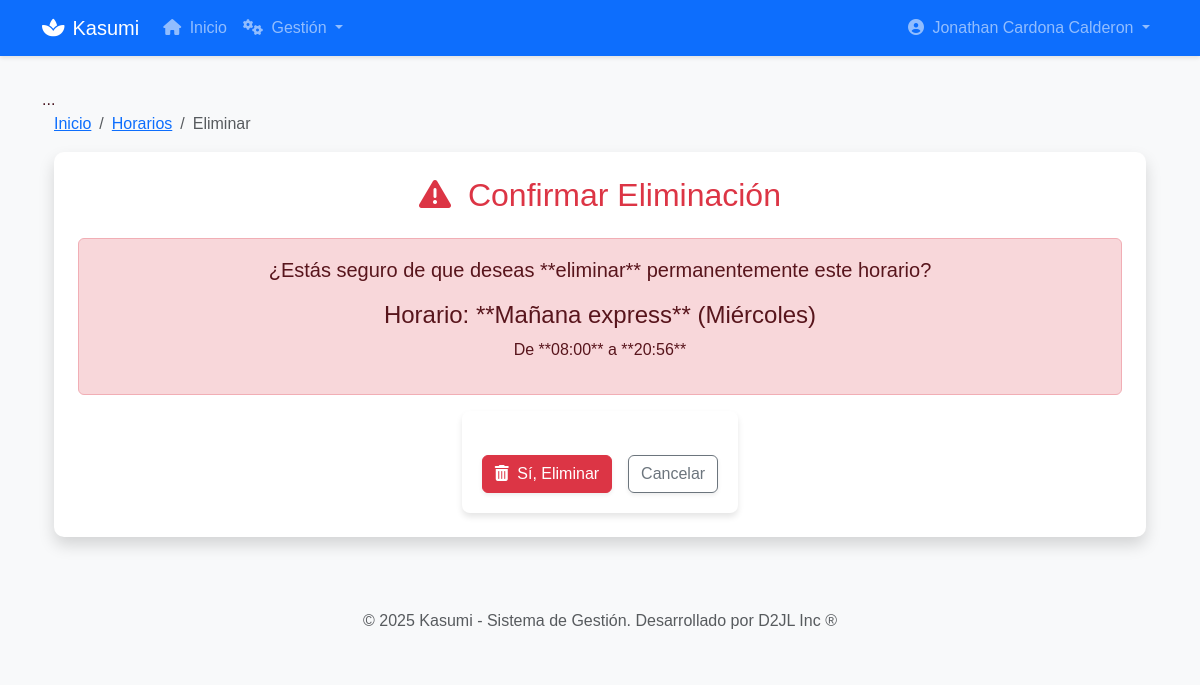
The page /gestion/agenda/horarios/1/eliminar/ (signed in) on the database its author committed.
### accounts/models.py (models this page shows, shortened)
class Usuario(AbstractUser):
    TIPO_DOCUMENTO_CHOICES = [
        ('CC', 'Cédula de Ciudadanía'),
        ('CE', 'Cédula de Extranjería'),
        ('TI', 'Tarjeta de Identidad'),
        ('PAS', 'Pasaporte'),
    ]
    username = None
    email = models.EmailField(_('email address'), unique=True)
    tipo_documento = models.CharField(
        max_length=3,
        choices=TIPO_DOCUMENTO_CHOICES,
        default='CC',
        verbose_name='Tipo de Documento'
    )
    numero_documento = models.CharField(
        max_length=20,
        unique=True,
        verbose_name='Número de Documento'
    )
    telefono = models.CharField(max_length=15, blank=True, verbose_name='Teléfono')
    direccion = models.TextField(blank=True, verbose_name='Dirección')
    ciudad = models.CharField(max_length=100, blank=True, verbose_name='Ciudad')
    fecha_nacimiento = models.DateField(null=True, blank=True, verbose_name='Fecha de Nacimiento')
    USERNAME_FIELD = 'email'
    REQUIRED_FIELDS = ['numero_documento', 'first_name', 'last_name']
    objects = UsuarioManager()
    class Meta:
        verbose_name = 'Usuario'
        verbose_name_plural = 'Usuarios'

### gestion_agenda/models.py (models this page shows, shortened)
class Horario(models.Model):
    nombre = models.CharField(max_length=100, unique=True, verbose_name='Nombre del Horario')
    DIA_CHOICES = (
        (0, 'Lunes'),
        (1, 'Martes'),
        (2, 'Miércoles'),
        (3, 'Jueves'),
        (4, 'Viernes'),
        (5, 'Sábado'),
        (6, 'Domingo'),
    )
    dia_semana = models.IntegerField(choices=DIA_CHOICES, verbose_name='Día de la Semana')
    hora_inicio = models.TimeField(verbose_name='Hora de Inicio de Jornada')
    hora_fin = models.TimeField(verbose_name='Hora de Fin de Jornada')
    class Meta:
        verbose_name = "Horario de Trabajo"
        verbose_name_plural = "Horarios de Trabajo"
        unique_together = ('dia_semana', 'hora_inicio', 'hora_fin')
        ordering = ['dia_semana', 'hora_inicio']

### gestion_agenda/views.py (the view, shortened to what this page needs)
# urls.py: path('horarios/<int:pk>/eliminar/', HorarioDeleteView.as_view(), name='eliminar_horario'),
class HorarioDeleteView(LoginRequiredMixin, HorarioPermissionMixin, DeleteView):
    model = Horario
    template_name = 'gestion_agenda/eliminar_horario.html'
    context_object_name = 'horario'
    success_url = reverse_lazy('gestion_agenda:lista_horarios')
    permission_required = 'gestion_agenda.delete_horario'

### templates/gestion_agenda/eliminar_horario.html (shortened to what this page needs)
{% extends 'base.html' %}
{% block content %}
<div class="container-fluid">
    <nav aria-label="breadcrumb">
        <ol class="breadcrumb">
            <li class="breadcrumb-item"><a href="{% url 'core:home' %}">Inicio</a></li>
            <li class="breadcrumb-item"><a href="{% url 'gestion_agenda:lista_horarios' %}">Horarios</a></li>
            <li class="breadcrumb-item active" aria-current="page">Eliminar</li>
        </ol>
    </nav>
    <div class="card shadow border-0 p-4">
        <h2 class="card-title text-center mb-4 text-danger"><i class="fas fa-exclamation-triangle me-2"></i> Confirmar Eliminación</h2>
        <div class="alert alert-danger text-center" role="alert">
            <p class="lead mb-3">¿Estás seguro de que deseas **eliminar** permanentemente este horario?</p>
            <h4 class="alert-heading">
                Horario: **{{ horario.nombre }}** ({{ horario.get_dia_semana_display }})
            </h4>
            <p>De **{{ horario.hora_inicio|time:"H:i" }}** a **{{ horario.hora_fin|time:"H:i" }}**</p>
        </div>
        <form method="post">
            <div class="d-grid gap-2 d-md-flex justify-content-md-center mt-4">
                <button type="submit" class="btn btn-danger me-md-2 shadow-sm"><i class="fas fa-trash-alt me-1"></i> Sí, Eliminar</button>
                <a href="{% url 'gestion_agenda:lista_horarios' %}" class="btn btn-outline-secondary shadow-sm">Cancelar</a>
            </div>
        </form>
    </div>
</div>
{% endblock %}

### templates/base.html (shortened to what this page needs)
<!DOCTYPE html>
{% load static %}
<html lang="es">
<head>
    <link href="https://cdn.jsdelivr.net/npm/bootstrap@5.3.3/dist/css/bootstrap.min.css" rel="stylesheet">
    <link rel="stylesheet" href="https://cdnjs.cloudflare.com/ajax/libs/font-awesome/6.4.0/css/all.min.css">
    <link rel="stylesheet" href="{% static 'css/styles.css' %}">
</head>
<body class="{% block body_class %}{% endblock %}">
    {% if user.is_authenticated %}
    <nav class="navbar navbar-expand-lg navbar-dark bg-primary">
        <div class="container">
            <a class="navbar-brand" href="{% url 'core:home' %}">
                <i class="fas fa-spa me-2"></i>Kasumi
            </a>
            <div class="collapse navbar-collapse" id="navbarNav">
                <ul class="navbar-nav me-auto">
                    <li class="nav-item">
                        <a class="nav-link" href="{% url 'core:home' %}">
                            <i class="fas fa-home me-1"></i> Inicio
                        </a>
                    </li>
                    {% if user.is_staff %}
                    <li class="nav-item dropdown">
                        <a class="nav-link dropdown-toggle" href="#" id="gestionDropdown" role="button" data-bs-toggle="dropdown">
                            <i class="fas fa-cogs me-1"></i> Gestión
                        </a>
                    </li>
                    {% endif %}
                </ul>
                <ul class="navbar-nav">
                    <li class="nav-item dropdown">
                        <a class="nav-link dropdown-toggle" href="#" id="userDropdown" role="button" data-bs-toggle="dropdown">
                            <i class="fas fa-user-circle me-1"></i> {{ user.get_full_name|default:user.email }}
                        </a>
                    </li>
                </ul>
            </div>
        </div>
    </nav>
    {% endif %}
    <main class="container">
        ...
        {% block content %}{% endblock %}
    </main>
    <footer class="bg-light text-center text-muted py-4 mt-5">
        <div class="container">
            <p class="mb-0">© {% now "Y" %} Kasumi - Sistema de Gestión. <span class="d-none d-md-inline">Desarrollado por D2JL Inc ®</span></p>
        </div>
    </footer>
</body>
</html>

### static/css/styles.css (style rules this page uses)
:root { --background-color: #FBE9DB; --primary-color: #D55672; --secondary-color: #ADF5FF; --text-color: #481620; --accent-color: #0075A2; }
body { font-family: Arial, sans-serif; background-color: var(--background-color); color: var(--text-color); }
form { max-width: 700px; margin: 0 auto; padding: 20px; background-color: #fff; border-radius: 8px; box-shadow: 0 4px 6px rgba(0, 0, 0, 0.1); }
button { background-color: var(--primary-color); color: #fff; border: none; border-radius: 8px; padding: 10px; font-size: 16px; font-weight: bold; transition: background-color 0.3s ease, color 0.3s ease; }

### templates/base.html (style rules this page uses)
body { background-color: #f8f9fa; }
.navbar { margin-bottom: 2rem; box-shadow: 0 2px 4px rgba(0,0,0,.1); }
.card { border: none; border-radius: 10px; box-shadow: 0 0.5rem 1rem rgba(0, 0, 0, 0.05); }

### rows shown on the page
Usuario: get_full_name "Jonathan Cardona Calderon"
Horario: nombre "Mañana express", dia_semana "Miércoles", hora_inicio "08:00", hora_fin "20:56"
